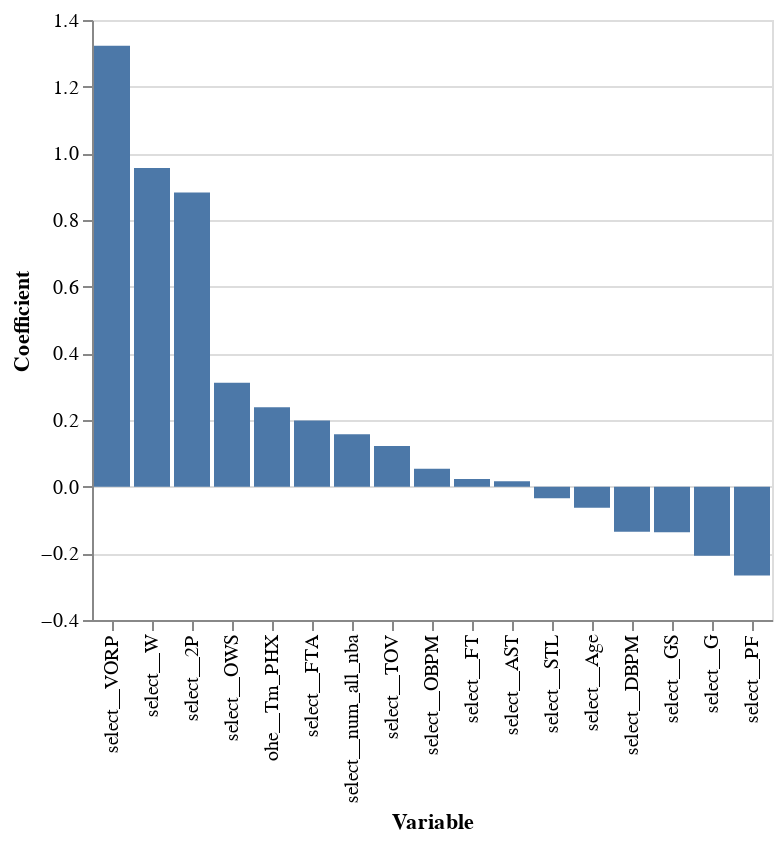

Source (notebook cell):
### Markdown cell above
Looking at their values we have:

### Code cell
alt.Chart(coef_g_nz).mark_bar().encode(
    y=alt.Y('coef',title='Coefficient'),
    x=alt.X('var',title='Variable', sort = '-y'))

### Figure 1 — Vega-Lite specification as saved in the notebook (floating-point values rounded to 4 significant figures)
{"config": {"view": {"continuousWidth": 400, "continuousHeight": 300}}, "data": {"name": "data-cf3fafdb68f0e49cd0562176275824f0"}, "mark": "bar", "encoding": {"x": {"field": "var", "sort": "-y", "title": "Variable", "type": "nominal"}, "y": {"field": "coef", "title": "Coefficient", "type": "quantitative"}}, "$schema": "https://vega.github.io/schema/vega-lite/v4.17.0.json", "datasets": {"data-cf3fafdb68f0e49cd0562176275824f0": [{"coef": -0.0636, "var": "select__Age"}, {"coef": -0.2071, "var": "select__G"}, {"coef": -0.1369, "var": "select__GS"}, {"coef": 0.8828, "var": "select__2P"}, {"coef": 0.02266, "var": "select__FT"}, {"coef": 0.1983, "var": "select__FTA"}, {"coef": 0.01599, "var": "select__AST"}, {"coef": -0.03447, "var": "select__STL"}, {"coef": 0.1219, "var": "select__TOV"}, {"coef": -0.2666, "var": "select__PF"}, {"coef": 0.312, "var": "select__OWS"}, {"coef": 0.05366, "var": "select__OBPM"}, {"coef": -0.1353, "var": "select__DBPM"}, {"coef": 1.323, "var": "select__VORP"}, {"coef": 0.9557, "var": "select__W"}, {"coef": 0.157, "var": "select__num_all_nba"}, {"coef": 0.238, "var": "ohe__Tm_PHX"}]}}
